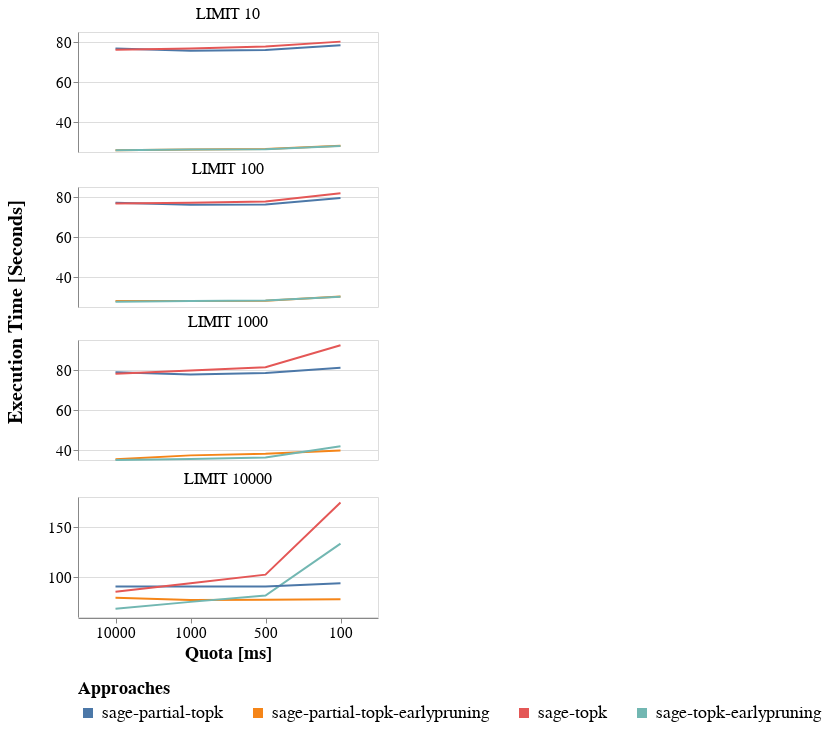

The code cell stored with this chart in its notebook:
### Code cell
base = alt.Chart(df).properties(height=120, width=300)

base.mark_line().encode(
    x=alt.X(
        "quota:N",
        title="Quota [ms]",
        sort=["10000", "1000", "500", "100"],
        axis=alt.Axis(labelAngle=0)
    ),
    y=alt.Y(
        "execution_time:Q",
        title=None,
        scale=alt.Scale(zero=False)
    ),
    color=alt.Color(
        "approach:N",
        legend=alt.Legend(
            title="Approaches",
            labelFontSize=18,
            titleFontSize=18,
            orient="bottom",
            labelLimit=300,
            symbolStrokeWidth=10
        )
    )
).facet(
    row=alt.Row(
        field=alt.Field("limit"),
        header=alt.Header(
            title="Execution Time [Seconds]",
            labels=True,
            labelOrient="top",
            titleFontSize=20,
            labelFontSize=16
        )
    ),
    spacing=5
).configure_axis(
    labelFontSize=15,
    titleFontSize=18
).resolve_scale(
    y="independent"
)

### Figure 1 — Vega-Lite specification as saved in the notebook (floating-point values rounded to 4 significant figures)
{"config": {"view": {"continuousWidth": 400, "continuousHeight": 300}, "axis": {"labelFontSize": 15, "titleFontSize": 18}}, "data": {"name": "data-68c11126c816fd43e89a983a812b2121"}, "facet": {"row": {"field": "limit", "header": {"labelFontSize": 16, "labelOrient": "top", "labels": true, "title": "Execution Time [Seconds]", "titleFontSize": 20}}}, "spec": {"mark": "line", "encoding": {"color": {"field": "approach", "legend": {"labelFontSize": 18, "labelLimit": 300, "orient": "bottom", "symbolStrokeWidth": 10, "title": "Approaches", "titleFontSize": 18}, "type": "nominal"}, "x": {"axis": {"labelAngle": 0}, "field": "quota", "sort": ["10000", "1000", "500", "100"], "title": "Quota [ms]", "type": "nominal"}, "y": {"field": "execution_time", "scale": {"zero": false}, "title": null, "type": "quantitative"}}, "height": 120, "width": 300}, "resolve": {"scale": {"y": "independent"}}, "spacing": 5, "$schema": "https://vega.github.io/schema/vega-lite/v4.17.0.json", "datasets": {"data-68c11126c816fd43e89a983a812b2121": [{"xp": "earlypruning", "approach": "sage-partial-topk-earlypruning", "quota": "100", "limit": "LIMIT 10", "run": 2.0, "execution_time": 28.15, "data_transfer": 2.648, "http_calls": 291.0, "solutions": 400.0, "resuming_time": 2.618, "saving_time": 0.07836}, {"xp": "earlypruning", "approach": "sage-partial-topk-earlypruning", "quota": "100", "limit": "LIMIT 100", "run": 2.0, "execution_time": 30.28, "data_transfer": 5.789, "http_calls": 309.0, "solutions": 3558.0, "resuming_time": 2.682, "saving_time": 0.08248}, {"xp": "earlypruning", "approach": "sage-partial-topk-earlypruning", "quota": "100", "limit": "LIMIT 1000", "run": 2.0, "execution_time": 39.75, "data_transfer": 35.39, "http_calls": 378.3, "solutions": 29780.0, "resuming_time": 3.356, "saving_time": 0.09868}, {"xp": "earlypruning", "approach": "sage-partial-topk-earlypruning", "quota": "100", "limit": "LIMIT 10000", "run": 2.0, "execution_time": 77.82, "data_transfer": 186.6, "http_calls": 655.0, "solutions": 199200.0, "resuming_time": 5.448, "saving_time": 0.1536}, {"xp": "earlypruning", "approach": "sage-partial-topk-earlypruning", "quota": "1000", "limit": "LIMIT 10", "run": 2.0, "execution_time": 26.25, "data_transfer": 0.4436, "http_calls": 57.0, "solutions": 400.0, "resuming_time": 0.4362, "saving_time": 0.006693}, {"xp": "earlypruning", "approach": "sage-partial-topk-earlypruning", "quota": "1000", "limit": "LIMIT 100", "run": 2.0, "execution_time": 28.02, "data_transfer": 2.343, "http_calls": 57.0, "solutions": 3558.0, "resuming_time": 0.4432, "saving_time": 0.006579}, {"xp": "earlypruning", "approach": "sage-partial-topk-earlypruning", "quota": "1000", "limit": "LIMIT 1000", "run": 2.0, "execution_time": 37.31, "data_transfer": 19.08, "http_calls": 64.0, "solutions": 29780.0, "resuming_time": 0.517, "saving_time": 0.00843}, {"xp": "earlypruning", "approach": "sage-partial-topk-earlypruning", "quota": "1000", "limit": "LIMIT 10000", "run": 2.0, "execution_time": 77.02, "data_transfer": 204.3, "http_calls": 116.0, "solutions": 199200.0, "resuming_time": 0.9788, "saving_time": 0.02176}, {"xp": "earlypruning", "approach": "sage-partial-topk-earlypruning", "quota": "10000", "limit": "LIMIT 10", "run": 2.0, "execution_time": 25.85, "data_transfer": 0.2376, "http_calls": 40.0, "solutions": 400.0, "resuming_time": 0.2732, "saving_time": 1.311e-05}, {"xp": "earlypruning", "approach": "sage-partial-topk-earlypruning", "quota": "10000", "limit": "LIMIT 100", "run": 2.0, "execution_time": 27.96, "data_transfer": 1.741, "http_calls": 40.0, "solutions": 3558.0, "resuming_time": 0.2852, "saving_time": 1.264e-05}, {"xp": "earlypruning", "approach": "sage-partial-topk-earlypruning", "quota": "10000", "limit": "LIMIT 1000", "run": 2.0, "execution_time": 35.36, "data_transfer": 13.12, "http_calls": 40.0, "solutions": 29780.0, "resuming_time": 0.3098, "saving_time": 1.526e-05}, {"xp": "earlypruning", "approach": "sage-partial-topk-earlypruning", "quota": "10000", "limit": "LIMIT 10000", "run": 2.0, "execution_time": 79.36, "data_transfer": 211.1, "http_calls": 83.0, "solutions": 199200.0, "resuming_time": 0.6854, "saving_time": 0.01287}, {"xp": "earlypruning", "approach": "sage-partial-topk-earlypruning", "quota": "500", "limit": "LIMIT 10", "run": 2.0, "execution_time": 26.48, "data_transfer": 0.674, "http_calls": 80.33, "solutions": 400.0, "resuming_time": 0.6449, "saving_time": 0.01441}, {"xp": "earlypruning", "approach": "sage-partial-topk-earlypruning", "quota": "500", "limit": "LIMIT 100", "run": 2.0, "execution_time": 28.18, "data_transfer": 2.692, "http_calls": 81.67, "solutions": 3558.0, "resuming_time": 0.6489, "saving_time": 0.01419}, {"xp": "earlypruning", "approach": "sage-partial-topk-earlypruning", "quota": "500", "limit": "LIMIT 1000", "run": 2.0, "execution_time": 38.1, "data_transfer": 23.75, "http_calls": 99.0, "solutions": 29780.0, "resuming_time": 0.8784, "saving_time": 0.01885}, {"xp": "earlypruning", "approach": "sage-partial-topk-earlypruning", "quota": "500", "limit": "LIMIT 10000", "run": 2.0, "execution_time": 77.3, "data_transfer": 202.2, "http_calls": 168.7, "solutions": 199200.0, "resuming_time": 1.356, "saving_time": 0.03546}, {"xp": "earlypruning", "approach": "sage-topk-earlypruning", "quota": "100", "limit": "LIMIT 10", "run": 2.0, "execution_time": 27.97, "data_transfer": 5.984, "http_calls": 292.3, "solutions": 400.0, "resuming_time": 2.633, "saving_time": 0.1166}, {"xp": "earlypruning", "approach": "sage-topk-earlypruning", "quota": "100", "limit": "LIMIT 100", "run": 2.0, "execution_time": 30.1, "data_transfer": 36.69, "http_calls": 307.7, "solutions": 3558.0, "resuming_time": 3.157, "saving_time": 0.3926}, {"xp": "earlypruning", "approach": "sage-topk-earlypruning", "quota": "100", "limit": "LIMIT 1000", "run": 2.0, "execution_time": 41.82, "data_transfer": 348.0, "http_calls": 372.3, "solutions": 29780.0, "resuming_time": 8.219, "saving_time": 3.661}, {"xp": "earlypruning", "approach": "sage-topk-earlypruning", "quota": "100", "limit": "LIMIT 10000", "run": 2.0, "execution_time": 133.4, "data_transfer": 5039.0, "http_calls": 689.7, "solutions": 199200.0, "resuming_time": 64.96, "saving_time": 52.21}, {"xp": "earlypruning", "approach": "sage-topk-earlypruning", "quota": "1000", "limit": "LIMIT 10", "run": 2.0, "execution_time": 26.24, "data_transfer": 0.6386, "http_calls": 57.0, "solutions": 400.0, "resuming_time": 0.4431, "saving_time": 0.009988}, {"xp": "earlypruning", "approach": "sage-topk-earlypruning", "quota": "1000", "limit": "LIMIT 100", "run": 2.0, "execution_time": 28.04, "data_transfer": 3.939, "http_calls": 57.0, "solutions": 3558.0, "resuming_time": 0.501, "saving_time": 0.0284}, {"xp": "earlypruning", "approach": "sage-topk-earlypruning", "quota": "1000", "limit": "LIMIT 1000", "run": 2.0, "execution_time": 35.55, "data_transfer": 34.1, "http_calls": 61.33, "solutions": 29780.0, "resuming_time": 0.7816, "saving_time": 0.2221}, {"xp": "earlypruning", "approach": "sage-topk-earlypruning", "quota": "1000", "limit": "LIMIT 10000", "run": 2.0, "execution_time": 75.13, "data_transfer": 502.5, "http_calls": 107.0, "solutions": 199200.0, "resuming_time": 6.072, "saving_time": 4.49}, {"xp": "earlypruning", "approach": "sage-topk-earlypruning", "quota": "10000", "limit": "LIMIT 10", "run": 2.0, "execution_time": 25.85, "data_transfer": 0.1919, "http_calls": 40.0, "solutions": 400.0, "resuming_time": 0.2925, "saving_time": 1.295e-05}, {"xp": "earlypruning", "approach": "sage-topk-earlypruning", "quota": "10000", "limit": "LIMIT 100", "run": 2.0, "execution_time": 27.68, "data_transfer": 1.346, "http_calls": 40.0, "solutions": 3558.0, "resuming_time": 0.2807, "saving_time": 1.208e-05}, {"xp": "earlypruning", "approach": "sage-topk-earlypruning", "quota": "10000", "limit": "LIMIT 1000", "run": 2.0, "execution_time": 35.02, "data_transfer": 9.938, "http_calls": 40.0, "solutions": 29780.0, "resuming_time": 0.3346, "saving_time": 1.311e-05}, {"xp": "earlypruning", "approach": "sage-topk-earlypruning", "quota": "10000", "limit": "LIMIT 10000", "run": 2.0, "execution_time": 68.26, "data_transfer": 61.25, "http_calls": 56.0, "solutions": 199200.0, "resuming_time": 0.4617, "saving_time": 0.004564}, {"xp": "earlypruning", "approach": "sage-topk-earlypruning", "quota": "500", "limit": "LIMIT 10", "run": 2.0, "execution_time": 26.4, "data_transfer": 1.177, "http_calls": 80.33, "solutions": 400.0, "resuming_time": 0.6828, "saving_time": 0.02124}, {"xp": "earlypruning", "approach": "sage-topk-earlypruning", "quota": "500", "limit": "LIMIT 100", "run": 2.0, "execution_time": 28.27, "data_transfer": 7.176, "http_calls": 82.0, "solutions": 3558.0, "resuming_time": 0.7948, "saving_time": 0.0678}, {"xp": "earlypruning", "approach": "sage-topk-earlypruning", "quota": "500", "limit": "LIMIT 1000", "run": 2.0, "execution_time": 36.26, "data_transfer": 69.68, "http_calls": 95.0, "solutions": 29780.0, "resuming_time": 1.708, "saving_time": 0.5861}, {"xp": "earlypruning", "approach": "sage-topk-earlypruning", "quota": "500", "limit": "LIMIT 10000", "run": 2.0, "execution_time": 81.52, "data_transfer": 993.9, "http_calls": 169.3, "solutions": 199200.0, "resuming_time": 12.47, "saving_time": 9.605}, {"xp": "stateless", "approach": "sage-partial-topk", "quota": "100", "limit": "LIMIT 10", "run": 2.0, "execution_time": 78.43, "data_transfer": 4.958, "http_calls": 775.7, "solutions": 400.0, "resuming_time": 3.638, "saving_time": 0.1598}, {"xp": "stateless", "approach": "sage-partial-topk", "quota": "100", "limit": "LIMIT 100", "run": 2.0, "execution_time": 79.47, "data_transfer": 8.691, "http_calls": 778.7, "solutions": 3558.0, "resuming_time": 3.952, "saving_time": 0.1626}, {"xp": "stateless", "approach": "sage-partial-topk", "quota": "100", "limit": "LIMIT 1000", "run": 2.0, "execution_time": 81.08, "data_transfer": 40.45, "http_calls": 783.0, "solutions": 29780.0, "resuming_time": 3.9, "saving_time": 0.1604}, {"xp": "stateless", "approach": "sage-partial-topk", "quota": "100", "limit": "LIMIT 10000", "run": 2.0, "execution_time": 93.65, "data_transfer": 185.4, "http_calls": 799.3, "solutions": 199200.0, "resuming_time": 3.972, "saving_time": 0.1619}, {"xp": "stateless", "approach": "sage-partial-topk", "quota": "1000", "limit": "LIMIT 10", "run": 2.0, "execution_time": 75.64, "data_transfer": 0.6777, "http_calls": 102.0, "solutions": 400.0, "resuming_time": 0.58, "saving_time": 0.01762}, {"xp": "stateless", "approach": "sage-partial-topk", "quota": "1000", "limit": "LIMIT 100", "run": 2.0, "execution_time": 76.14, "data_transfer": 3.047, "http_calls": 102.0, "solutions": 3558.0, "resuming_time": 0.6016, "saving_time": 0.01616}, {"xp": "stateless", "approach": "sage-partial-topk", "quota": "1000", "limit": "LIMIT 1000", "run": 2.0, "execution_time": 77.79, "data_transfer": 21.82, "http_calls": 102.0, "solutions": 29780.0, "resuming_time": 0.6224, "saving_time": 0.0162}, {"xp": "stateless", "approach": "sage-partial-topk", "quota": "1000", "limit": "LIMIT 10000", "run": 2.0, "execution_time": 90.52, "data_transfer": 202.9, "http_calls": 122.0, "solutions": 199200.0, "resuming_time": 0.6822, "saving_time": 0.02093}, {"xp": "stateless", "approach": "sage-partial-topk", "quota": "10000", "limit": "LIMIT 10", "run": 2.0, "execution_time": 76.76, "data_transfer": 0.2376, "http_calls": 40.0, "solutions": 400.0, "resuming_time": 0.2761, "saving_time": 1.216e-05}, {"xp": "stateless", "approach": "sage-partial-topk", "quota": "10000", "limit": "LIMIT 100", "run": 2.0, "execution_time": 77.1, "data_transfer": 1.741, "http_calls": 40.0, "solutions": 3558.0, "resuming_time": 0.2819, "saving_time": 1.303e-05}, {"xp": "stateless", "approach": "sage-partial-topk", "quota": "10000", "limit": "LIMIT 1000", "run": 2.0, "execution_time": 78.92, "data_transfer": 13.12, "http_calls": 40.0, "solutions": 29780.0, "resuming_time": 0.3168, "saving_time": 1.454e-05}, {"xp": "stateless", "approach": "sage-partial-topk", "quota": "10000", "limit": "LIMIT 10000", "run": 2.0, "execution_time": 90.55, "data_transfer": 211.1, "http_calls": 83.0, "solutions": 199200.0, "resuming_time": 0.4737, "saving_time": 0.0109}, {"xp": "stateless", "approach": "sage-partial-topk", "quota": "500", "limit": "LIMIT 10", "run": 2.0, "execution_time": 75.96, "data_transfer": 1.155, "http_calls": 176.0, "solutions": 400.0, "resuming_time": 0.9386, "saving_time": 0.03449}, {"xp": "stateless", "approach": "sage-partial-topk", "quota": "500", "limit": "LIMIT 100", "run": 2.0, "execution_time": 76.28, "data_transfer": 3.782, "http_calls": 176.0, "solutions": 3558.0, "resuming_time": 0.9305, "saving_time": 0.03321}, {"xp": "stateless", "approach": "sage-partial-topk", "quota": "500", "limit": "LIMIT 1000", "run": 2.0, "execution_time": 78.49, "data_transfer": 26.0, "http_calls": 176.3, "solutions": 29780.0, "resuming_time": 1.01, "saving_time": 0.03419}, {"xp": "stateless", "approach": "sage-partial-topk", "quota": "500", "limit": "LIMIT 10000", "run": 2.0, "execution_time": 90.54, "data_transfer": 197.8, "http_calls": 191.0, "solutions": 199200.0, "resuming_time": 1.04, "saving_time": 0.03643}, {"xp": "stateless", "approach": "sage-topk", "quota": "100", "limit": "LIMIT 10", "run": 2.0, "execution_time": 80.19, "data_transfer": 12.81, "http_calls": 799.0, "solutions": 400.0, "resuming_time": 4.007, "saving_time": 0.259}, {"xp": "stateless", "approach": "sage-topk", "quota": "100", "limit": "LIMIT 100", "run": 2.0, "execution_time": 81.82, "data_transfer": 84.65, "http_calls": 799.7, "solutions": 3558.0, "resuming_time": 4.923, "saving_time": 0.9698}, {"xp": "stateless", "approach": "sage-topk", "quota": "100", "limit": "LIMIT 1000", "run": 2.0, "execution_time": 92.39, "data_transfer": 754.1, "http_calls": 809.0, "solutions": 29780.0, "resuming_time": 14.84, "saving_time": 8.655}, {"xp": "stateless", "approach": "sage-topk", "quota": "100", "limit": "LIMIT 10000", "run": 2.0, "execution_time": 174.5, "data_transfer": 6584.0, "http_calls": 866.7, "solutions": 199200.0, "resuming_time": 82.73, "saving_time": 70.25}, {"xp": "stateless", "approach": "sage-topk", "quota": "1000", "limit": "LIMIT 10", "run": 2.0, "execution_time": 76.81, "data_transfer": 1.22, "http_calls": 102.0, "solutions": 400.0, "resuming_time": 0.5831, "saving_time": 0.02465}, {"xp": "stateless", "approach": "sage-topk", "quota": "1000", "limit": "LIMIT 100", "run": 2.0, "execution_time": 77.07, "data_transfer": 8.301, "http_calls": 102.0, "solutions": 3558.0, "resuming_time": 0.6466, "saving_time": 0.08245}, {"xp": "stateless", "approach": "sage-topk", "quota": "1000", "limit": "LIMIT 1000", "run": 2.0, "execution_time": 79.78, "data_transfer": 71.94, "http_calls": 103.0, "solutions": 29780.0, "resuming_time": 1.5, "saving_time": 0.628}, {"xp": "stateless", "approach": "sage-topk", "quota": "1000", "limit": "LIMIT 10000", "run": 2.0, "execution_time": 93.74, "data_transfer": 654.0, "http_calls": 124.0, "solutions": 199200.0, "resuming_time": 7.703, "saving_time": 6.347}, {"xp": "stateless", "approach": "sage-topk", "quota": "10000", "limit": "LIMIT 10", "run": 2.0, "execution_time": 76.09, "data_transfer": 0.1919, "http_calls": 40.0, "solutions": 400.0, "resuming_time": 0.2982, "saving_time": 1.407e-05}, {"xp": "stateless", "approach": "sage-topk", "quota": "10000", "limit": "LIMIT 100", "run": 2.0, "execution_time": 76.7, "data_transfer": 1.346, "http_calls": 40.0, "solutions": 3558.0, "resuming_time": 0.2763, "saving_time": 1.367e-05}, {"xp": "stateless", "approach": "sage-topk", "quota": "10000", "limit": "LIMIT 1000", "run": 2.0, "execution_time": 78.11, "data_transfer": 9.938, "http_calls": 40.0, "solutions": 29780.0, "resuming_time": 0.2788, "saving_time": 1.383e-05}, {"xp": "stateless", "approach": "sage-topk", "quota": "10000", "limit": "LIMIT 10000", "run": 2.0, "execution_time": 85.25, "data_transfer": 61.24, "http_calls": 56.0, "solutions": 199200.0, "resuming_time": 0.3715, "saving_time": 0.004045}, {"xp": "stateless", "approach": "sage-topk", "quota": "500", "limit": "LIMIT 10", "run": 2.0, "execution_time": 77.7, "data_transfer": 2.458, "http_calls": 178.0, "solutions": 400.0, "resuming_time": 1.062, "saving_time": 0.05217}, {"xp": "stateless", "approach": "sage-topk", "quota": "500", "limit": "LIMIT 100", "run": 2.0, "execution_time": 77.7, "data_transfer": 16.52, "http_calls": 178.3, "solutions": 3558.0, "resuming_time": 1.16, "saving_time": 0.182}, {"xp": "stateless", "approach": "sage-topk", "quota": "500", "limit": "LIMIT 1000", "run": 2.0, "execution_time": 81.38, "data_transfer": 147.8, "http_calls": 179.7, "solutions": 29780.0, "resuming_time": 2.942, "saving_time": 1.476}, {"xp": "stateless", "approach": "sage-topk", "quota": "500", "limit": "LIMIT 10000", "run": 2.0, "execution_time": 102.4, "data_transfer": 1285.0, "http_calls": 202.3, "solutions": 199200.0, "resuming_time": 15.64, "saving_time": 13.04}]}}
